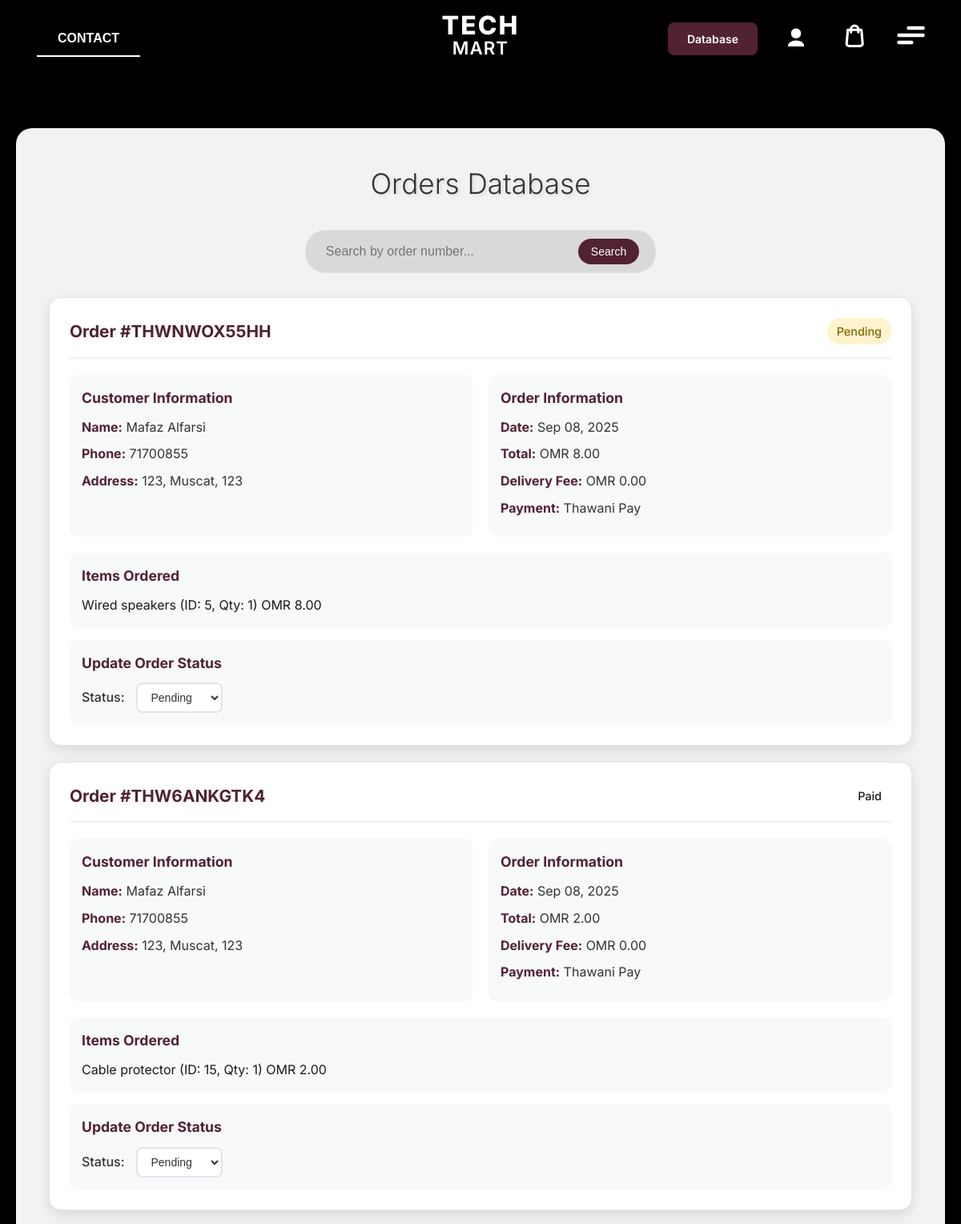
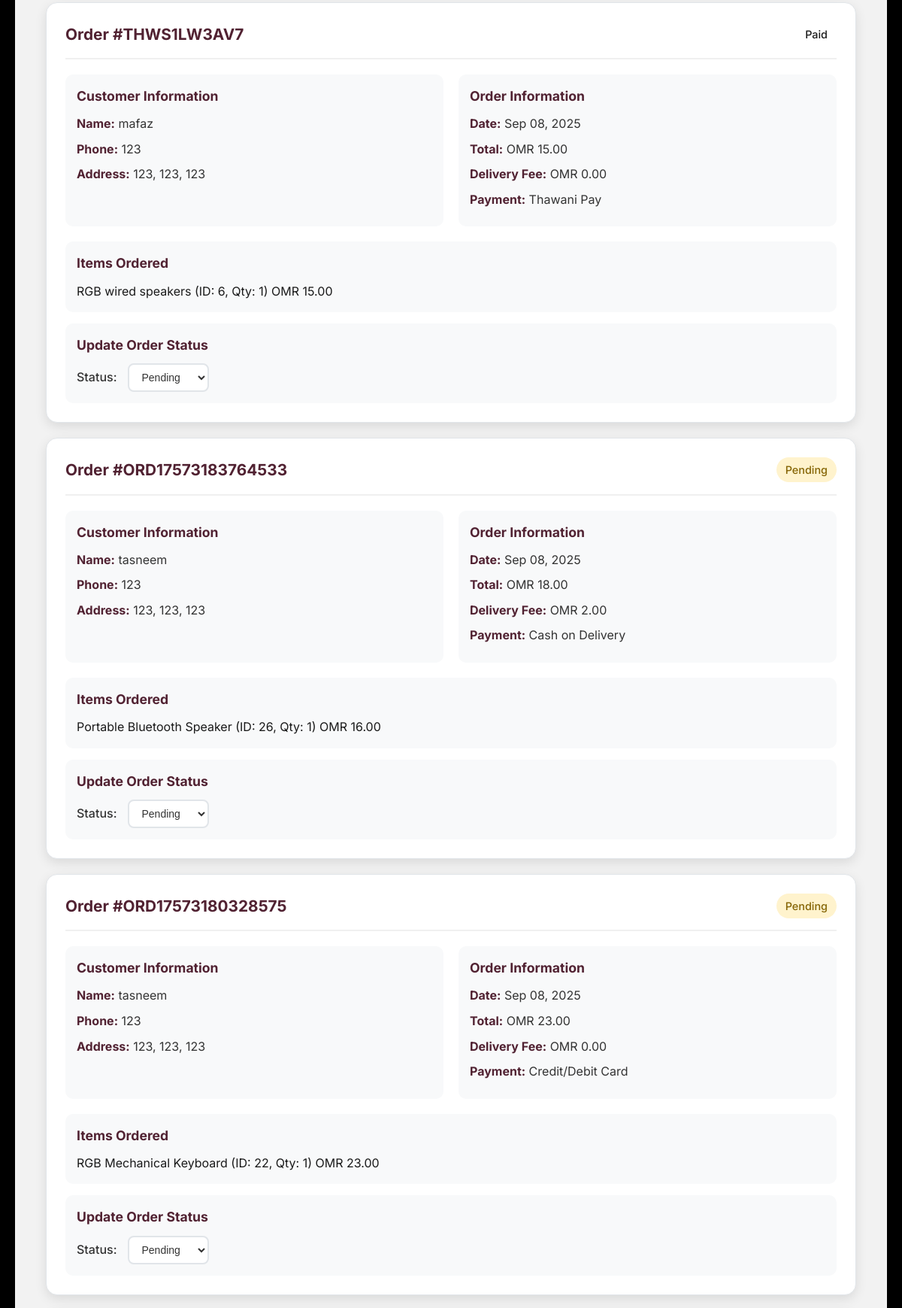
The page /orders-database/ (signed in, upper part) on the database its author committed (2 pictures, top to bottom).
### shop/models.py (models this page shows, shortened)
class Order(models.Model):
    order_id = models.CharField(max_length=10, unique=True)
    customer_name = models.CharField(max_length=100)
    customer_email = models.CharField(max_length=100, blank=True)
    customer_phone = models.CharField(max_length=20)
    address = models.TextField()
    city = models.CharField(max_length=50)
    postal_code = models.CharField(max_length=10)
    order_date = models.DateTimeField(auto_now_add=True)
    total_amount = models.DecimalField(max_digits=10, decimal_places=2)
    delivery_fee = models.DecimalField(max_digits=10, decimal_places=2)
    payment_method = models.CharField(max_length=50, default='Credit/Debit Card')
    status = models.CharField(max_length=20, default='Pending')
    class Meta:
        verbose_name_plural = "Orders"

class OrderItem(models.Model):
    order = models.ForeignKey(Order, on_delete=models.CASCADE, related_name='items')
    product_name = models.CharField(max_length=200)
    product_id = models.IntegerField(help_text="Product ID from the Product model", null=True, blank=True)
    quantity = models.IntegerField()
    price = models.DecimalField(max_digits=10, decimal_places=2)
    class Meta:
        verbose_name_plural = "Order Items"

### shop/views.py (the view)
# urls.py: path('orders-database/', views.orders_database, name='orders_database'),
def orders_database(request):
    if not request.session.get('is_admin'):
        return redirect('home')
    orders = Order.objects.all().order_by('-order_date')
    return render(request, 'shop/orders_database.html', {'orders': orders})

### shop/context_processors.py (called while the page is built)
def cart_quantity(request):
    cart = request.session.get('cart', {})
    cart_quantity = sum(cart.values()) if cart else 0
    return {'cart_quantity': cart_quantity}

### shop/templates/shop/orders_database.html (shortened to what this page needs)
{% extends 'shop/base.html' %}
{% block content %}
    <div class="main-content">
        <div class="database-container">
            <div class="database-title">Orders Database</div>
            <div class="search-section" style="margin-bottom: 30px; text-align: center;">
                <div style="display: inline-flex; align-items: center; gap: 10px; background: rgba(0, 0, 0, 0.1); padding: 10px 20px; border-radius: 25px; border: 1px solid rgba(255,255,255,0.2);">
                    <input type="text" id="order-search" placeholder="Search by order number..."
                           style="background: transparent; border: none; color: black; outline: none; font-size: 16px; width: 300px; padding: 5px;">
                    <button onclick="searchOrder()" style="background: #512232; color: white; border: none; padding: 8px 16px; border-radius: 20px; cursor: pointer; font-size: 14px;">
                        Search
                    </button>
                </div>
            </div>
            <div class="orders-grid">
                {% for order in orders %}
                <div class="order-card">
                    <div class="order-header">
                        <div class="order-id">Order #{{ order.order_id }}</div>
                        <div class="status-badge status-{{ order.status|lower }}">
                            {{ order.status }}
                        </div>
                    </div>
                    <div class="order-details">
                        <div class="customer-info">
                            <div class="section-title">Customer Information</div>
                            <div class="info-item"><strong>Name:</strong> {{ order.customer_name }}</div>
                            <div class="info-item"><strong>Phone:</strong> {{ order.customer_phone }}</div>
                            <div class="info-item"><strong>Address:</strong> {{ order.address }}, {{ order.city }}, {{ order.postal_code }}</div>
                        </div>
                        <div class="order-info">
                            <div class="section-title">Order Information</div>
                            <div class="info-item"><strong>Date:</strong> {{ order.order_date|date:"M d, Y" }}</div>
                            <div class="info-item"><strong>Total:</strong> OMR {{ order.total_amount }}</div>
                            <div class="info-item"><strong>Delivery Fee:</strong> OMR {{ order.delivery_fee }}</div>
                            <div class="info-item"><strong>Payment:</strong> {{ order.payment_method }}</div>
                        </div>
                    </div>
                    <div class="order-items">
                        <div class="section-title">Items Ordered</div>
                        <ul class="item-list">
                            {% for item in order.items.all %}
                            <li>
                                <span>{{ item.product_name }} (ID: {{ item.product_id }}, Qty: {{ item.quantity }})</span>
                                <span>OMR {{ item.price }}</span>
                            </li>
                            {% endfor %}
                        </ul>
                    </div>
                    <div class="status-section">
                        <div class="section-title">Update Order Status</div>
                        <form method="post" action="{% url 'update_order_status' order.id %}" class="status-form">
                            <div class="status-label">Status:</div>
                            <select name="status" class="status-select" onchange="updateOrderStatus({{ order.id }}, this)">
                                <option value="Pending" {% if order.status == 'Pending' %}selected{% endif %}>Pending</option>
                            </select>
                        </form>
                    </div>
                </div>
                {% endfor %}
            </div>
        </div>
    </div>
{% endblock %}

### shop/templates/shop/base.html (style rules this page uses)
html, body { margin: 0; padding: 0; width: 100%; overflow-x: hidden; }
body { font-family: 'Inter', -apple-system, BlinkMacSystemFont, 'Segoe UI', Roboto, sans-serif; background:#133743; min-height: 100vh; color: #1a1a1a; line-height: 1.6; padding-top: 80px; }
button { text-decoration: none; border: none; background-color: transparent; }

### shop/templates/shop/orders_database.html (style rules this page uses)
body { background: #000000 !important; }
.main-content { padding: 40px 20px; max-width: 1400px; margin: 0 auto; background: #000000; min-height: 100vh; }
.database-container { background: rgba(255, 255, 255, 0.95); backdrop-filter: blur(10px); border-radius: 20px; box-shadow: 0 10px 30px rgba(0,0,0,0.1); margin: 40px auto; padding: 40px; border: 1px solid rgba(255, 255, 255, 0.2); }
.database-title { font-size: 2.2em; font-weight: 300; color: #333; margin-bottom: 30px; text-align: center; text-shadow: 2px 2px 4px rgba(0,0,0,0.1); }
.orders-grid { display: grid; gap: 20px; }
.order-card { background: white; border-radius: 15px; padding: 25px; box-shadow: 0 5px 15px rgba(0,0,0,0.1); border: 1px solid #e1e5e9; }
.order-header { display: flex; justify-content: space-between; align-items: center; margin-bottom: 20px; padding-bottom: 15px; border-bottom: 2px solid #f0f0f0; }
.order-id { font-size: 1.3em; font-weight: bold; color: #512232; }
.order-details { display: grid; grid-template-columns: 1fr 1fr; gap: 20px; margin-bottom: 20px; }
.customer-info, .order-info { background: #f8f9fa; padding: 15px; border-radius: 10px; }
.section-title { font-weight: bold; color: #512232; margin-bottom: 10px; font-size: 1.1em; }
.info-item { margin: 8px 0; color: #333; }
.info-item strong { color: #512232; }
.order-items { background: #f8f9fa; padding: 15px; border-radius: 10px; margin-top: 15px; }
.item-list { list-style: none; padding: 0; margin: 10px 0 0 0; }
.status-section { margin-top: 15px; padding: 15px; background: #f8f9fa; border-radius: 10px; }
.status-form { display: flex; align-items: center; gap: 15px; }
.status-label { font-weight: 500; color: #333; }
.status-select { padding: 8px 12px; border: 2px solid #e1e5e9; border-radius: 8px; background: white; color: #333; font-size: 14px; outline: none; transition: border-color 0.3s ease; }
.status-badge { padding: 5px 12px; border-radius: 20px; font-size: 0.9em; font-weight: 500; }
.status-pending { background: #fff3cd; color: #856404; }

### rows shown on the page
Order: order_id "THWNWOX55HH", status "Pending", customer_name "Mafaz Alfarsi", customer_phone "71700855", address "123", city "Muscat", postal_code "123", order_date "Sep 08, 2025", total_amount "8.00", delivery_fee "0.00", payment_method "Thawani Pay"
OrderItem: product_name "Wired speakers", product_id "5", quantity "1", price "8.00"
Order: order_id "THW6ANKGTK4", status "Paid", customer_name "Mafaz Alfarsi", customer_phone "71700855", address "123", city "Muscat", postal_code "123", order_date "Sep 08, 2025", total_amount "2.00", delivery_fee "0.00", payment_method "Thawani Pay", status "Pending"
OrderItem: product_name "Cable protector", product_id "15", quantity "1", price "2.00"
Order: order_id "THWS1LW3AV7", status "Paid", customer_name "mafaz", customer_phone "123", address "123", city "123", postal_code "123", order_date "Sep 08, 2025", total_amount "15.00", delivery_fee "0.00", payment_method "Thawani Pay", status "Pending"
OrderItem: product_name "RGB wired speakers", product_id "6", quantity "1", price "15.00"
Order: order_id "ORD17573183764533", status "Pending", customer_name "tasneem", customer_phone "123", address "123", city "123", postal_code "123", order_date "Sep 08, 2025", total_amount "18.00", delivery_fee "2.00", payment_method "Cash on Delivery"
OrderItem: product_name "Portable Bluetooth Speaker", product_id "26", quantity "1", price "16.00"
Order: order_id "ORD17573180328575", status "Pending", customer_name "tasneem", customer_phone "123", address "123", city "123", postal_code "123", order_date "Sep 08, 2025", total_amount "23.00", delivery_fee "0.00", payment_method "Credit/Debit Card"
OrderItem: product_name "RGB Mechanical Keyboard", product_id "22", quantity "1", price "23.00"
